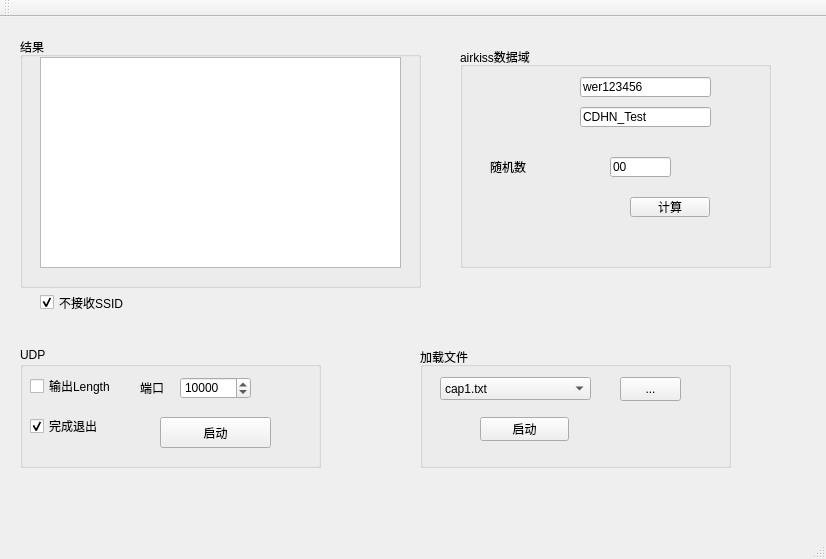
<?xml version="1.0" encoding="UTF-8"?>
<ui version="4.0">
 <class>MainWindow</class>
 <widget class="QMainWindow" name="MainWindow">
  <property name="geometry">
   <rect>
    <x>0</x>
    <y>0</y>
    <width>826</width>
    <height>559</height>
   </rect>
  </property>
  <property name="windowTitle">
   <string>airkiss解析</string>
  </property>
  <widget class="QWidget" name="centralWidget">
   <widget class="QGroupBox" name="groupBox">
    <property name="geometry">
     <rect>
      <x>420</x>
      <y>330</y>
      <width>311</width>
      <height>121</height>
     </rect>
    </property>
    <property name="title">
     <string>加载文件</string>
    </property>
    <widget class="QPushButton" name="pbpath">
     <property name="geometry">
      <rect>
       <x>200</x>
       <y>30</y>
       <width>61</width>
       <height>24</height>
      </rect>
     </property>
     <property name="text">
      <string>...</string>
     </property>
    </widget>
    <widget class="QPushButton" name="pbparese">
     <property name="geometry">
      <rect>
       <x>60</x>
       <y>70</y>
       <width>89</width>
       <height>24</height>
      </rect>
     </property>
     <property name="text">
      <string>启动</string>
     </property>
    </widget>
    <widget class="QComboBox" name="lepath">
     <property name="geometry">
      <rect>
       <x>20</x>
       <y>30</y>
       <width>151</width>
       <height>23</height>
      </rect>
     </property>
     <property name="editable">
      <bool>false</bool>
     </property>
     <property name="currentIndex">
      <number>0</number>
     </property>
     <item>
      <property name="text">
       <string>cap1.txt</string>
      </property>
     </item>
     <item>
      <property name="text">
       <string>cap2.txt</string>
      </property>
     </item>
     <item>
      <property name="text">
       <string>cap3.txt</string>
      </property>
     </item>
    </widget>
   </widget>
   <widget class="QGroupBox" name="groupBox_2">
    <property name="geometry">
     <rect>
      <x>20</x>
      <y>330</y>
      <width>301</width>
      <height>121</height>
     </rect>
    </property>
    <property name="title">
     <string>UDP</string>
    </property>
    <widget class="QPushButton" name="pbst">
     <property name="geometry">
      <rect>
       <x>140</x>
       <y>70</y>
       <width>111</width>
       <height>31</height>
      </rect>
     </property>
     <property name="text">
      <string>启动</string>
     </property>
    </widget>
    <widget class="QCheckBox" name="cblen">
     <property name="geometry">
      <rect>
       <x>10</x>
       <y>30</y>
       <width>101</width>
       <height>18</height>
      </rect>
     </property>
     <property name="text">
      <string>输出Length</string>
     </property>
    </widget>
    <widget class="QLabel" name="label">
     <property name="geometry">
      <rect>
       <x>120</x>
       <y>30</y>
       <width>41</width>
       <height>21</height>
      </rect>
     </property>
     <property name="text">
      <string>端口</string>
     </property>
    </widget>
    <widget class="QSpinBox" name="sbport">
     <property name="geometry">
      <rect>
       <x>160</x>
       <y>30</y>
       <width>71</width>
       <height>22</height>
      </rect>
     </property>
     <property name="maximum">
      <number>65535</number>
     </property>
     <property name="value">
      <number>10000</number>
     </property>
    </widget>
    <widget class="QCheckBox" name="cbcmpe">
     <property name="geometry">
      <rect>
       <x>10</x>
       <y>70</y>
       <width>91</width>
       <height>18</height>
      </rect>
     </property>
     <property name="text">
      <string>完成退出</string>
     </property>
     <property name="checked">
      <bool>true</bool>
     </property>
    </widget>
   </widget>
   <widget class="QGroupBox" name="groupBox_3">
    <property name="geometry">
     <rect>
      <x>20</x>
      <y>20</y>
      <width>401</width>
      <height>251</height>
     </rect>
    </property>
    <property name="title">
     <string>结果</string>
    </property>
    <widget class="QPlainTextEdit" name="peres">
     <property name="geometry">
      <rect>
       <x>20</x>
       <y>20</y>
       <width>361</width>
       <height>211</height>
      </rect>
     </property>
    </widget>
   </widget>
   <widget class="QGroupBox" name="groupBox_4">
    <property name="geometry">
     <rect>
      <x>460</x>
      <y>30</y>
      <width>311</width>
      <height>221</height>
     </rect>
    </property>
    <property name="title">
     <string>airkiss数据域</string>
    </property>
    <widget class="QLineEdit" name="pwd">
     <property name="geometry">
      <rect>
       <x>120</x>
       <y>30</y>
       <width>131</width>
       <height>20</height>
      </rect>
     </property>
     <property name="text">
      <string>wer123456</string>
     </property>
    </widget>
    <widget class="QPushButton" name="seqgen">
     <property name="geometry">
      <rect>
       <x>170</x>
       <y>150</y>
       <width>80</width>
       <height>20</height>
      </rect>
     </property>
     <property name="text">
      <string>计算</string>
     </property>
    </widget>
    <widget class="QLineEdit" name="rand">
     <property name="geometry">
      <rect>
       <x>150</x>
       <y>110</y>
       <width>61</width>
       <height>20</height>
      </rect>
     </property>
     <property name="text">
      <string>00</string>
     </property>
    </widget>
    <widget class="QLabel" name="label_2">
     <property name="geometry">
      <rect>
       <x>30</x>
       <y>110</y>
       <width>61</width>
       <height>20</height>
      </rect>
     </property>
     <property name="text">
      <string>随机数</string>
     </property>
    </widget>
    <widget class="QLineEdit" name="pwd_2">
     <property name="geometry">
      <rect>
       <x>120</x>
       <y>60</y>
       <width>131</width>
       <height>20</height>
      </rect>
     </property>
     <property name="text">
      <string>CDHN_Test</string>
     </property>
    </widget>
   </widget>
   <widget class="QCheckBox" name="nossid">
    <property name="geometry">
     <rect>
      <x>40</x>
      <y>270</y>
      <width>111</width>
      <height>31</height>
     </rect>
    </property>
    <property name="text">
     <string>不接收SSID</string>
    </property>
    <property name="checked">
     <bool>true</bool>
    </property>
   </widget>
  </widget>
  <widget class="QMenuBar" name="menuBar">
   <property name="geometry">
    <rect>
     <x>0</x>
     <y>0</y>
     <width>826</width>
     <height>25</height>
    </rect>
   </property>
  </widget>
  <widget class="QToolBar" name="mainToolBar">
   <attribute name="toolBarArea">
    <enum>TopToolBarArea</enum>
   </attribute>
   <attribute name="toolBarBreak">
    <bool>false</bool>
   </attribute>
  </widget>
  <widget class="QStatusBar" name="statusBar"/>
 </widget>
 <layoutdefault spacing="6" margin="11"/>
 <resources/>
 <connections/>
</ui>
